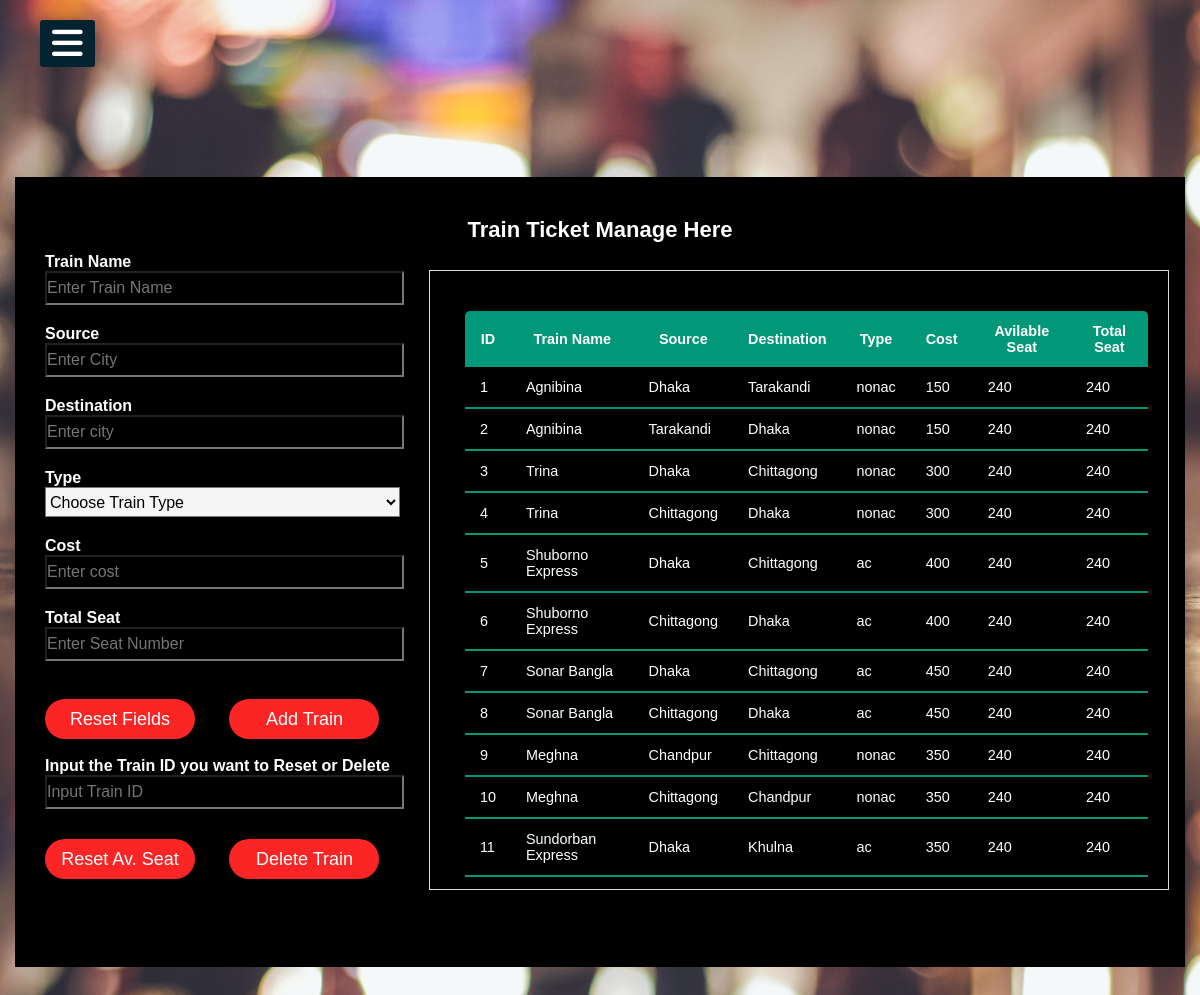
The page /superadminpage/train.php (signed in) on the database its author committed.
### tables this page shows
CREATE TABLE `train_list` (
  `id` int(100) NOT NULL,
  `name` varchar(100) NOT NULL,
  `board` varchar(100) NOT NULL,
  `destination` varchar(100) NOT NULL,
  `type` varchar(10) NOT NULL DEFAULT 'nonac',
  `cost` int(100) NOT NULL,
  `available_seat` int(100) NOT NULL DEFAULT '240',
  `total_seat` int(100) NOT NULL DEFAULT '240'
);

### superadminpage/train.php (the view, shortened to what this page needs)
<?php
include "../superadminpage/common.inc.php";
include "../db/db_connect.inc.php";
$trainname = $source = $destination = $type = $cost = $seat = $trainid = "";
$trainnameErr = $sourceErr = $destinationErr = $typeErr = $costErr = $seatErr = $success = $trainidErr = "";
?>
<!DOCTYPE html>
<html>
<head>
    <link rel="stylesheet" href="transport.css">
</head>
<body>
    <div class="box">
        <h1>Train Ticket Manage Here</h1>
        <form action="train.php" method="post">
            <p>Train Name</p>
            <input type="text" name="trainname" placeholder="Enter Train Name" value="<?php echo $trainname; ?>"><br><span style="color:red;"> <?php echo $trainnameErr; ?> </span>
            <p>Source</p>
            <input type="text" name="source" placeholder="Enter City" value="<?php echo $source; ?>"><br><span style="color:red;"> <?php echo $sourceErr; ?> </span>
            <p>Destination</p>
            <input type="text" name="destination" placeholder="Enter city" value="<?php echo $destination; ?>"><br><span style="color:red;"> <?php echo $destinationErr; ?> </span>
            <p>Type</p>
            <select id="type" name="type">
                <option selected="" disabled="">Choose Train Type</option>
            </select><br>
            <p>Cost</p>
            <input type="number" name="cost" placeholder="Enter cost" value="<?php echo $cost; ?>"><br><span style="color:red;"> <?php echo $costErr; ?> </span>
            <p>Total Seat</p>
            <input type="number" name="seat" placeholder="Enter Seat Number" value="<?php echo $seat; ?>"><br><span style="color:red;"> <?php echo $seatErr; ?> </span><br>
            <input type="button" value="Reset Fields" onclick="reset_page()">
            <input type="submit" name="Add" value="Add Train" style="margin-left:30px"><br><br>
            <p>Input the Train ID you want to Reset or Delete</p>
            <input type="number" name="trainid" placeholder="Input Train ID">
            <br><input type="submit" name="Update" value="Reset Av. Seat" style="margin-top:10px">
            <input type="submit" name="Delete" value="Delete Train" style="margin-left:30px">
        </form>
        <div align="right" class="table">
            <table class="content-table">
                <thead>
                    <tr>
                        <th>ID</th>
                        <th>Train Name</th>
                        <th>Source</th>
                        <th>Destination</th>
                        <th>Type</th>
                        <th>Cost</th>
                        <th>Avilable Seat</th>
                        <th>Total Seat</th>
                    </tr>
                </thead>
                <?php
                $sql = "SELECT *FROM train_list";
                $result = mysqli_query($conn, $sql);
                $rowCount = mysqli_num_rows($result);
                if ($rowCount > 0) {
                    while ($row = mysqli_fetch_assoc($result)) {
                        echo "<tbody>
                                <tr>
                                <td>" . $row['id'] . "</td>
                                <td>" . $row['name'] . "</td>
                                <td>" . $row['board'] . "</td>
                                <td>" . $row['destination'] . "</td>
                                <td>" . $row['type'] . "</td>
                                <td>" . $row['cost'] . "</td>
                                <td>" . $row['available_seat'] . "</td>
                                <td>" . $row['total_seat'] . "</td>
                                </tr>
                            </tbody>";
                    }
                    echo "</table>";
                }
                ?>
        </div>
    </div>
</body>
</html>

### superadminpage/common.css (style rules this page uses)
body { font-family: 'Roboto' , sans-serif; }
* { margin:0; padding:0; list-style:none; text-decoration:none; overflow: hidden; }

### superadminpage/transport.css (style rules this page uses)
body { margin: 0; padding: 0; background: url(bus.jpeg); background-size: cover; font-family: sans-serif; overflow: hidden; }
.box { width: 1170px; height: 790px; background: #000; color: #fff; top: 50%; left: 50%; position: absolute; transform: translate(-50%, -50%); box-sizing: border-box; padding: 40px 30px; }
h1 { margin: 0; padding: 0 0 10px; text-align: center; font-size: 22px; }
.box p { margin: 0; padding: 0; font-weight: bold; }
.box input[type="text"] { width: 32%; margin-bottom: 20px; }
.box input[type="number"] { width: 32%; margin-bottom: 20px; }
.box input[type="text"] { background: transparent; height: 30px; color: #fff; font-size: 16px; }
.box select { width: 32%; height: 30px; background: whitesmoke; font-size: 16px; margin-bottom: 20px; }
.box input[type="number"] { background: transparent; height: 30px; color: #fff; font-size: 16px; }
.box input[type="submit"] { border: none; outline: none; height: 40px; width: 150px; background: #fb2525; color: #fff; font-size: 18px; border-radius: 20px; }
.box input[type="button"] { border: none; outline: none; height: 40px; width: 150px; background: #fb2525; color: #fff; font-size: 18px; border-radius: 20px; }
.table { width: 740px; height: 620px; top: 51%; left: 67%; position: absolute; transform: translate(-50%, -50%); box-sizing: border-box; padding: 40px 30px; overflow: scroll; }
.table { padding: 20px; border: 1px solid #ddd; background-color: #000; }
.content-table { border-collapse: collapse; margin: 20px 0; margin-left: 15px; font-size: 0.9em; min-width: 400px; border-radius: 5px 5px 0 0; overflow: hidden; box-shadow: 0 0 20px rgba(0, 0, 0, 0.15); }
.content-table thead tr { background-color: #009879; color: #ffffff; text-align: center; font-weight: bold; }
.content-table th, .content-table td { padding: 12px 15px; }
.content-table tbody tr { border-bottom: 1px solid #dddddd; }
.content-table tbody tr:last-of-type { border-bottom: 2px solid #009879; }

### rows shown on the page
train_list: id "1", name "Agnibina", board "Dhaka", destination "Tarakandi", type "nonac", cost "150", available_seat "240", total_seat "240"
train_list: id "2", name "Agnibina", board "Tarakandi", destination "Dhaka", type "nonac", cost "150", available_seat "240", total_seat "240"
train_list: id "3", name "Trina", board "Dhaka", destination "Chittagong", type "nonac", cost "300", available_seat "240", total_seat "240"
train_list: id "4", name "Trina", board "Chittagong", destination "Dhaka", type "nonac", cost "300", available_seat "240", total_seat "240"
train_list: id "5", name "Shuborno Express", board "Dhaka", destination "Chittagong", type "ac", cost "400", available_seat "240", total_seat "240"
train_list: id "6", name "Shuborno Express", board "Chittagong", destination "Dhaka", type "ac", cost "400", available_seat "240", total_seat "240"
train_list: id "7", name "Sonar Bangla", board "Dhaka", destination "Chittagong", type "ac", cost "450", available_seat "240", total_seat "240"
train_list: id "8", name "Sonar Bangla", board "Chittagong", destination "Dhaka", type "ac", cost "450", available_seat "240", total_seat "240"
train_list: id "9", name "Meghna", board "Chandpur", destination "Chittagong", type "nonac", cost "350", available_seat "240", total_seat "240"
train_list: id "10", name "Meghna", board "Chittagong", destination "Chandpur", type "nonac", cost "350", available_seat "240", total_seat "240"
train_list: id "11", name "Sundorban Express", board "Dhaka", destination "Khulna", type "ac", cost "350", available_seat "240", total_seat "240"
